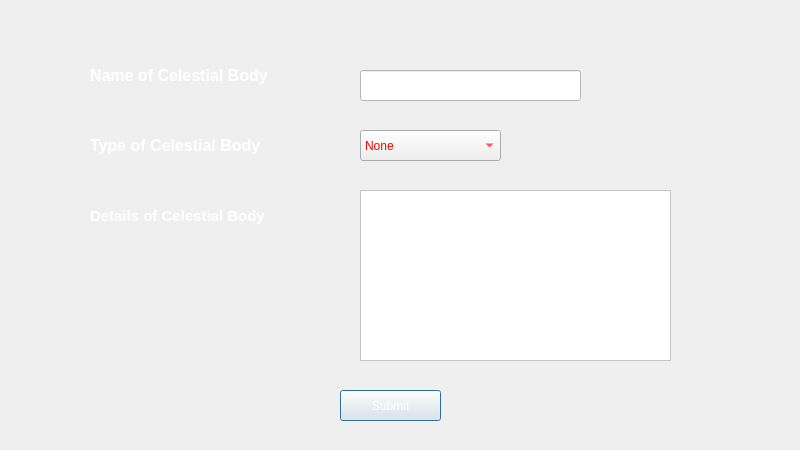
<?xml version="1.0" encoding="UTF-8"?>
<ui version="4.0">
 <class>Add</class>
 <widget class="QDialog" name="Add">
  <property name="geometry">
   <rect>
    <x>0</x>
    <y>0</y>
    <width>800</width>
    <height>450</height>
   </rect>
  </property>
  <property name="maximumSize">
   <size>
    <width>800</width>
    <height>450</height>
   </size>
  </property>
  <property name="windowTitle">
   <string>Add</string>
  </property>
  <property name="styleSheet">
   <string notr="true">background-image: url(:/Image/Image/space3.jpg);</string>
  </property>
  <property name="sizeGripEnabled">
   <bool>false</bool>
  </property>
  <property name="modal">
   <bool>false</bool>
  </property>
  <widget class="QLineEdit" name="lineEditname">
   <property name="geometry">
    <rect>
     <x>360</x>
     <y>70</y>
     <width>221</width>
     <height>31</height>
    </rect>
   </property>
   <property name="styleSheet">
    <string notr="true">background-color: rgb(255, 255, 255);
color: rgb(255, 255, 255);</string>
   </property>
  </widget>
  <widget class="QLabel" name="label">
   <property name="geometry">
    <rect>
     <x>90</x>
     <y>60</y>
     <width>211</width>
     <height>31</height>
    </rect>
   </property>
   <property name="font">
    <font>
     <pointsize>12</pointsize>
     <bold>true</bold>
    </font>
   </property>
   <property name="styleSheet">
    <string notr="true">color: rgb(255, 255, 255);</string>
   </property>
   <property name="text">
    <string>Name of Celestial Body</string>
   </property>
  </widget>
  <widget class="QLabel" name="label_2">
   <property name="geometry">
    <rect>
     <x>90</x>
     <y>130</y>
     <width>171</width>
     <height>31</height>
    </rect>
   </property>
   <property name="font">
    <font>
     <pointsize>12</pointsize>
     <bold>true</bold>
    </font>
   </property>
   <property name="styleSheet">
    <string notr="true">color: rgb(255, 255, 255);</string>
   </property>
   <property name="text">
    <string>Type of Celestial Body</string>
   </property>
  </widget>
  <widget class="QLabel" name="label_3">
   <property name="geometry">
    <rect>
     <x>90</x>
     <y>200</y>
     <width>191</width>
     <height>31</height>
    </rect>
   </property>
   <property name="font">
    <font>
     <pointsize>11</pointsize>
     <bold>true</bold>
    </font>
   </property>
   <property name="styleSheet">
    <string notr="true">color: rgb(255, 255, 255);</string>
   </property>
   <property name="text">
    <string>Details of Celestial Body</string>
   </property>
  </widget>
  <widget class="QComboBox" name="comboBox">
   <property name="geometry">
    <rect>
     <x>360</x>
     <y>130</y>
     <width>141</width>
     <height>31</height>
    </rect>
   </property>
   <property name="styleSheet">
    <string notr="true">color: rgb(255, 255, 255);
color: rgb(255, 0, 0);</string>
   </property>
   <item>
    <property name="text">
     <string>None</string>
    </property>
   </item>
   <item>
    <property name="text">
     <string>Star</string>
    </property>
   </item>
   <item>
    <property name="text">
     <string>Planet</string>
    </property>
   </item>
   <item>
    <property name="text">
     <string>Natural Satellite/Moon</string>
    </property>
   </item>
   <item>
    <property name="text">
     <string>Galaxy</string>
    </property>
   </item>
   <item>
    <property name="text">
     <string>Comet</string>
    </property>
   </item>
   <item>
    <property name="text">
     <string>Asteroid</string>
    </property>
   </item>
   <item>
    <property name="text">
     <string>Meteorite</string>
    </property>
   </item>
   <item>
    <property name="text">
     <string>Other</string>
    </property>
   </item>
  </widget>
  <widget class="QTextEdit" name="textEditdetails">
   <property name="geometry">
    <rect>
     <x>360</x>
     <y>190</y>
     <width>311</width>
     <height>171</height>
    </rect>
   </property>
   <property name="styleSheet">
    <string notr="true">background-color: rgb(255, 255, 255);
color: rgb(255, 255, 255);</string>
   </property>
  </widget>
  <widget class="QPushButton" name="pushButton">
   <property name="geometry">
    <rect>
     <x>340</x>
     <y>390</y>
     <width>101</width>
     <height>31</height>
    </rect>
   </property>
   <property name="styleSheet">
    <string notr="true">color: rgb(255, 255, 255);</string>
   </property>
   <property name="text">
    <string>Submit</string>
   </property>
  </widget>
 </widget>
 <resources/>
 <connections/>
</ui>
